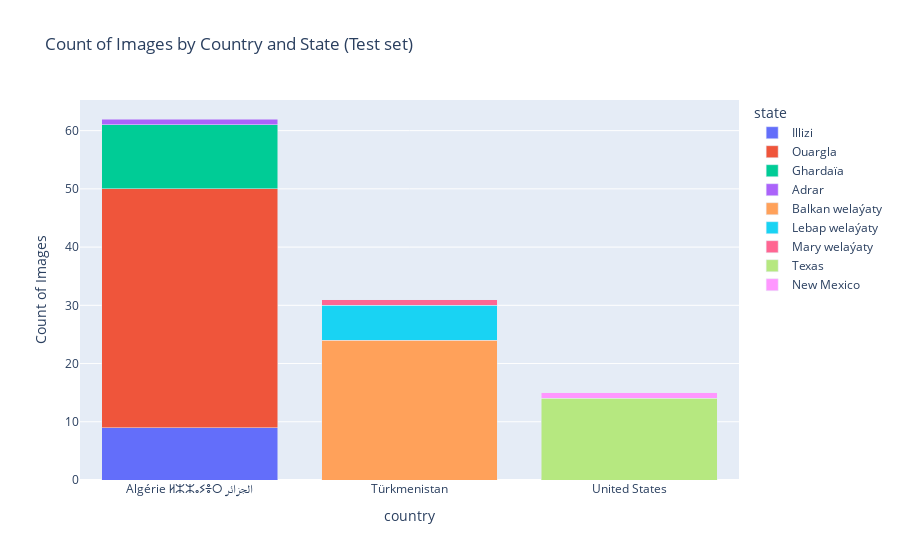

Write notebook code for a chart like this one.
### Markdown cell above
## Distribution in the Test set

### Code cell
dict_images_by_state_test = images_by_country_and_state(stations_info_test, print_results=False,
                                                       )
stacked_bar_images_bycountry_state(dict_images_by_state_test,  title = "Count of Images by Country and State (Test set)")

### Figure 1 — Plotly figure (JSON) as saved in the notebook; plotly's stock layout.template omitted (floating-point values rounded to 4 significant figures)
{"data": [{"alignmentgroup": "True", "hovertemplate": "state=Illizi<br>country=%{x}<br>Count of Images=%{y}<extra></extra>", "legendgroup": "Illizi", "marker": {"color": "#636efa", "pattern": {"shape": ""}}, "name": "Illizi", "offsetgroup": "Illizi", "orientation": "v", "showlegend": true, "textposition": "auto", "type": "bar", "x": ["Algérie ⵍⵣⵣⴰⵢⴻⵔ الجزائر"], "xaxis": "x", "y": [9], "yaxis": "y"}, {"alignmentgroup": "True", "hovertemplate": "state=Ouargla<br>country=%{x}<br>Count of Images=%{y}<extra></extra>", "legendgroup": "Ouargla", "marker": {"color": "#EF553B", "pattern": {"shape": ""}}, "name": "Ouargla", "offsetgroup": "Ouargla", "orientation": "v", "showlegend": true, "textposition": "auto", "type": "bar", "x": ["Algérie ⵍⵣⵣⴰⵢⴻⵔ الجزائر"], "xaxis": "x", "y": [41], "yaxis": "y"}, {"alignmentgroup": "True", "hovertemplate": "state=Ghardaïa<br>country=%{x}<br>Count of Images=%{y}<extra></extra>", "legendgroup": "Ghardaïa", "marker": {"color": "#00cc96", "pattern": {"shape": ""}}, "name": "Ghardaïa", "offsetgroup": "Ghardaïa", "orientation": "v", "showlegend": true, "textposition": "auto", "type": "bar", "x": ["Algérie ⵍⵣⵣⴰⵢⴻⵔ الجزائر"], "xaxis": "x", "y": [11], "yaxis": "y"}, {"alignmentgroup": "True", "hovertemplate": "state=Adrar<br>country=%{x}<br>Count of Images=%{y}<extra></extra>", "legendgroup": "Adrar", "marker": {"color": "#ab63fa", "pattern": {"shape": ""}}, "name": "Adrar", "offsetgroup": "Adrar", "orientation": "v", "showlegend": true, "textposition": "auto", "type": "bar", "x": ["Algérie ⵍⵣⵣⴰⵢⴻⵔ الجزائر"], "xaxis": "x", "y": [1], "yaxis": "y"}, {"alignmentgroup": "True", "hovertemplate": "state=Balkan welaýaty<br>country=%{x}<br>Count of Images=%{y}<extra></extra>", "legendgroup": "Balkan welaýaty", "marker": {"color": "#FFA15A", "pattern": {"shape": ""}}, "name": "Balkan welaýaty", "offsetgroup": "Balkan welaýaty", "orientation": "v", "showlegend": true, "textposition": "auto", "type": "bar", "x": ["Türkmenistan"], "xaxis": "x", "y": [24], "yaxis": "y"}, {"alignmentgroup": "True", "hovertemplate": "state=Lebap welaýaty<br>country=%{x}<br>Count of Images=%{y}<extra></extra>", "legendgroup": "Lebap welaýaty", "marker": {"color": "#19d3f3", "pattern": {"shape": ""}}, "name": "Lebap welaýaty", "offsetgroup": "Lebap welaýaty", "orientation": "v", "showlegend": true, "textposition": "auto", "type": "bar", "x": ["Türkmenistan"], "xaxis": "x", "y": [6], "yaxis": "y"}, {"alignmentgroup": "True", "hovertemplate": "state=Mary welaýaty<br>country=%{x}<br>Count of Images=%{y}<extra></extra>", "legendgroup": "Mary welaýaty", "marker": {"color": "#FF6692", "pattern": {"shape": ""}}, "name": "Mary welaýaty", "offsetgroup": "Mary welaýaty", "orientation": "v", "showlegend": true, "textposition": "auto", "type": "bar", "x": ["Türkmenistan"], "xaxis": "x", "y": [1], "yaxis": "y"}, {"alignmentgroup": "True", "hovertemplate": "state=Texas<br>country=%{x}<br>Count of Images=%{y}<extra></extra>", "legendgroup": "Texas", "marker": {"color": "#B6E880", "pattern": {"shape": ""}}, "name": "Texas", "offsetgroup": "Texas", "orientation": "v", "showlegend": true, "textposition": "auto", "type": "bar", "x": ["United States"], "xaxis": "x", "y": [14], "yaxis": "y"}, {"alignmentgroup": "True", "hovertemplate": "state=New Mexico<br>country=%{x}<br>Count of Images=%{y}<extra></extra>", "legendgroup": "New Mexico", "marker": {"color": "#FF97FF", "pattern": {"shape": ""}}, "name": "New Mexico", "offsetgroup": "New Mexico", "orientation": "v", "showlegend": true, "textposition": "auto", "type": "bar", "x": ["United States"], "xaxis": "x", "y": [1], "yaxis": "y"}], "layout": {"barmode": "stack", "legend": {"title": {"text": "state"}, "tracegroupgap": 0}, "title": {"text": "Count of Images by Country and State (Test set)"}, "xaxis": {"anchor": "y", "domain": [0, 1], "title": {"text": "country"}}, "yaxis": {"anchor": "x", "domain": [0, 1], "title": {"text": "Count of Images"}}}}
